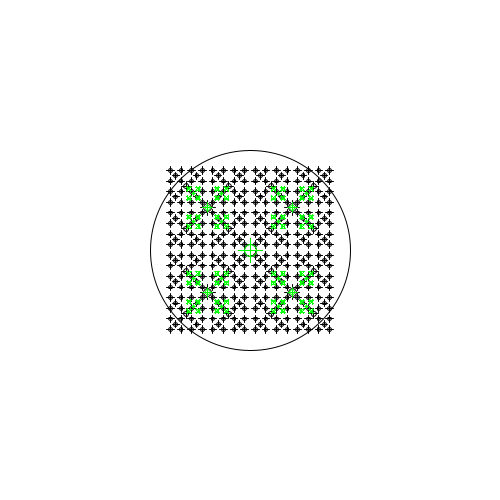
Frame 1 (no input)
Frame 60 (the mouse pressed at the canvas centre just before this capture): identical to frame 1, image omitted
Frame 120 (the mouse held since frame 60 and released just before this capture): identical to frame 1, image omitted

The Processing sketch that drew this single still picture (run headless with seeded random() and noise(); from frame 60 on, the mouse is pressed at the canvas centre):

// Processing sketch: processing_16973
// ── processing_16973.pde

int counter;


void setup() {  //setup function called initially, only once
  size(500, 500);
  background(255);  //set background white
  colorMode(RGB);   //set colors to Hue, Saturation, Brightness mode
  counter = 0;
}

void draw() {  //draw function loops 
 background(255);
 stroke(0,0,0);
 noFill();
 func(width/2,height/2,60,5);
 //func3(width/2,height/2,60,5);
  
  ellipse(width/2,height/2,200,200);
    func2(width/2,height/2,60,5);
    
  
}


void func(float x, float y, float radius, int depth){
   if( depth > 0){
    ellipse(x,y,radius/depth,radius/depth);
      line(x,y,x + radius/depth,y);
      line(x,y,x - radius/depth,y);
      line(x,y,x,y + radius/depth);
      line(x,y,x,y - radius/depth);
      
      float theta = PI/4;
      
      
         func(x + cos(theta)*radius, y -sin(theta)*radius,radius/2,depth-1);
         func(x - cos(theta)*radius, y -sin(theta)*radius,radius/2,depth-1);
         
         func(x + cos(theta)*radius, y +sin(theta)*radius,radius/2,depth-1);
         
         func(x - cos(theta)*radius, y +sin(theta)*radius,radius/2,depth-1);
         
         
         
      
      
   }
   
   
 }
   
 void func2(float x, float y, float radius, int depth){
   if( depth > 0){
   stroke(0,255,0);

    ellipse(x,y,radius/depth,radius/depth);
      line(x,y,x + radius/depth,y);
      line(x,y,x - radius/depth,y);
      line(x,y,x,y + radius/depth);
      line(x,y,x,y - radius/depth);
      
      float theta = PI/4;
      
      
         func2(x + cos(theta)*radius, y -sin(theta)*radius,radius/3,depth-1);
         func2(x - cos(theta)*radius, y -sin(theta)*radius,radius/3,depth-1);
         
         func2(x + cos(theta)*radius, y +sin(theta)*radius,radius/3,depth-1);
         
         func2(x - cos(theta)*radius, y +sin(theta)*radius,radius/3,depth-1);
         
         
         
      
      
   }
   
   
 }
 
 void func3(float x, float y, float radius, int depth){
   if( depth > 0){
   stroke(0,0,255);

    ellipse(x,y,radius/depth,radius/depth);
      line(x,y,x + radius/depth,y);
      line(x,y,x - radius/depth,y);
      line(x,y,x,y + radius/depth);
      line(x,y,x,y - radius/depth);
      
      float theta = PI/4;
      
      
         func3(x + cos(theta)*radius, y -sin(theta)*radius,radius/1.5,depth-1);
         func3(x - cos(theta)*radius, y -sin(theta)*radius,radius/1.5,depth-1);
         
         func3(x + cos(theta)*radius, y +sin(theta)*radius,radius/1.5,depth-1);
         
         func3(x - cos(theta)*radius, y +sin(theta)*radius,radius/1.5,depth-1);
         
         
         
      
      
   }
   
   
 }
 
   
                
                
